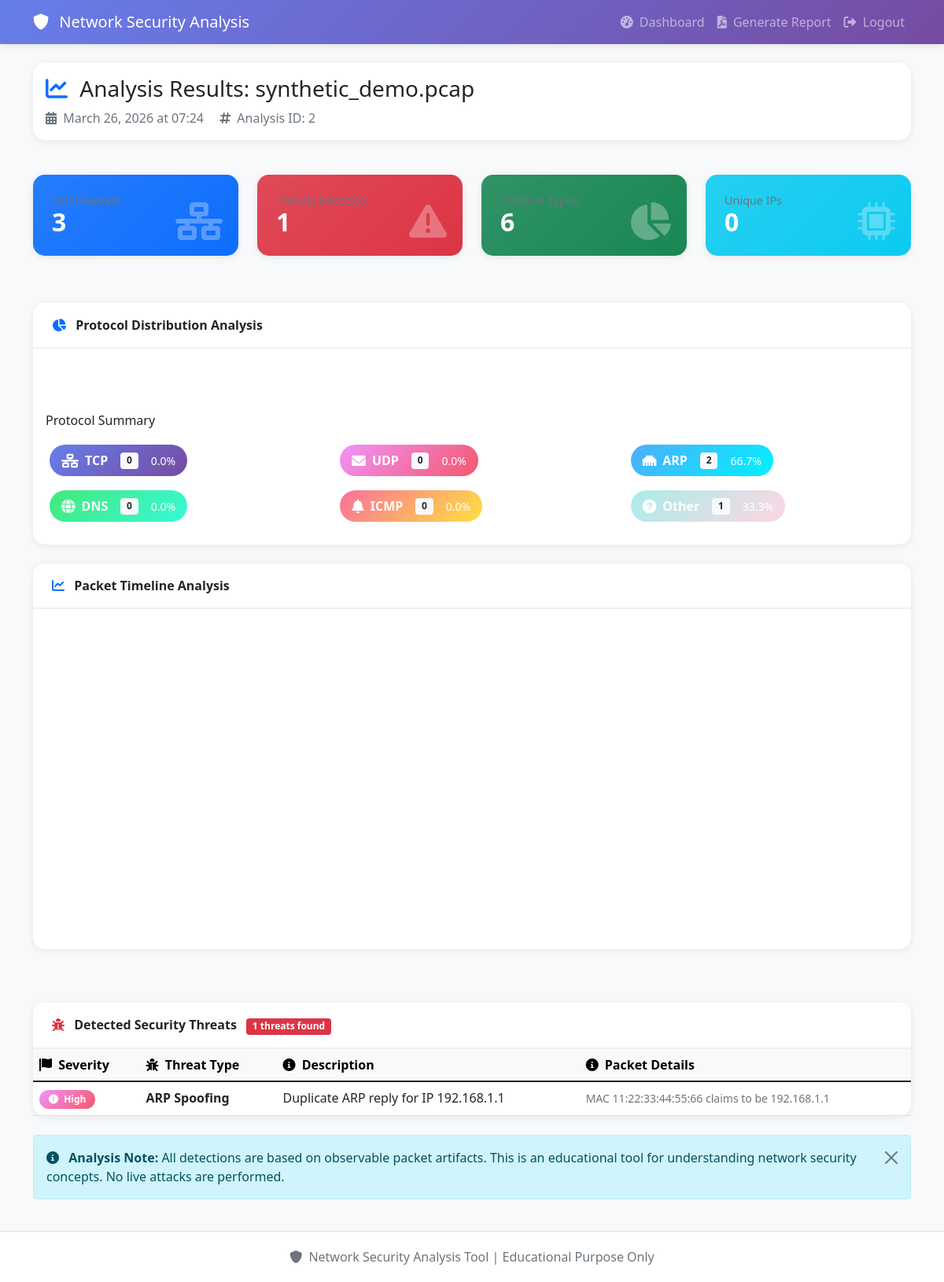
Screenshot of /analyze/2 (signed in) with the database file from the repository.
### app.py (models this page shows)
class Analysis(db.Model):
    id = db.Column(db.Integer, primary_key=True)
    filename = db.Column(db.String(200), nullable=False)
    file_hash = db.Column(db.String(64))
    upload_time = db.Column(db.DateTime, default=datetime.utcnow)
    user_id = db.Column(db.Integer, db.ForeignKey('user.id'), nullable=False)
    threats_detected = db.Column(db.Integer, default=0)
    analysis_results = db.Column(db.Text)
    packet_count = db.Column(db.Integer, default=0)
    protocol_stats = db.Column(db.Text, default='{}')

class ThreatDetection(db.Model):
    id = db.Column(db.Integer, primary_key=True)
    analysis_id = db.Column(db.Integer, db.ForeignKey('analysis.id'), nullable=False)
    threat_type = db.Column(db.String(100))
    severity = db.Column(db.String(20))
    description = db.Column(db.Text)
    packet_info = db.Column(db.Text)
    timestamp = db.Column(db.DateTime, default=datetime.utcnow)

### app.py (the view)
@app.route('/analyze/<int:analysis_id>')
@login_required
def analyze(analysis_id):
    analysis = Analysis.query.get_or_404(analysis_id)
    if analysis.user_id != current_user.id:
        flash('Access denied', 'error')
        return redirect(url_for('dashboard'))
    stats = {}
    if analysis.protocol_stats:
        try:
            stats = json.loads(analysis.protocol_stats)
        except json.JSONDecodeError:
            stats = {}
    threats = ThreatDetection.query.filter_by(analysis_id=analysis_id).all()
    visualizations = create_advanced_visualizations(stats)
    protocol_stats = stats.get('protocols', {'TCP': 0, 'UDP': 0, 'ARP': 0, 'DNS': 0, 'ICMP': 0, 'Other': 0})
    return render_template('analyze.html',
                         analysis=analysis,
                         stats=stats,
                         protocol_stats=protocol_stats,
                         threats=threats,
                         visualizations=visualizations,
                         packet_count=analysis.packet_count)

### app.py (called while the page is built)
@login_manager.user_loader
def load_user(user_id):
    return User.query.get(int(user_id))

### templates/analyze.html (shortened to what this page needs)
<!DOCTYPE html>
<html lang="en">
<head>
    <link href="https://cdn.jsdelivr.net/npm/bootstrap@5.1.3/dist/css/bootstrap.min.css" rel="stylesheet">
    <link rel="stylesheet" href="https://cdnjs.cloudflare.com/ajax/libs/font-awesome/6.0.0/css/all.min.css">
</head>
<body>
    <nav class="navbar navbar-expand-lg navbar-dark">
        <div class="container">
            <a class="navbar-brand" href="{{ url_for('dashboard') }}">
                <i class="fas fa-shield-alt me-2"></i> Network Security Analysis
            </a>
            <div class="navbar-nav ms-auto">
                <a class="nav-link" href="{{ url_for('dashboard') }}">
                    <i class="fas fa-tachometer-alt me-1"></i> Dashboard
                </a>
                <a class="nav-link" href="{{ url_for('generate_report', analysis_id=analysis.id) }}">
                    <i class="fas fa-file-pdf me-1"></i> Generate Report
                </a>
                <a class="nav-link" href="{{ url_for('logout') }}">
                    <i class="fas fa-sign-out-alt me-1"></i> Logout
                </a>
            </div>
        </div>
    </nav>
    <div class="container mt-4">
        <div class="row mb-4">
            <div class="col-12">
                <div class="card">
                    <div class="card-body">
                        <h3 class="mb-2">
                            <i class="fas fa-chart-line text-primary me-2"></i>
                            Analysis Results: {{ analysis.filename }}
                        </h3>
                        <p class="text-muted mb-0">
                            <i class="fas fa-calendar-alt me-1"></i> {{ analysis.upload_time.strftime('%B %d, %Y at %H:%M') }}
                            <i class="fas fa-hashtag ms-3 me-1"></i> Analysis ID: {{ analysis.id }}
                        </p>
                    </div>
                </div>
            </div>
        </div>
        <div class="row mb-4">
            <div class="col-md-3 mb-3">
                <div class="card stat-card bg-primary text-white">
                    <div class="card-body">
                        <i class="fas fa-network-wired stat-icon"></i>
                        <h6 class="stat-label">Total Packets</h6>
                        <h2 class="stat-value">{{ "{:,}".format(packet_count) }}</h2>
                    </div>
                </div>
            </div>
            <div class="col-md-3 mb-3">
                <div class="card stat-card bg-danger text-white">
                    <div class="card-body">
                        <i class="fas fa-exclamation-triangle stat-icon"></i>
                        <h6 class="stat-label">Threats Detected</h6>
                        <h2 class="stat-value">{{ threats|length }}</h2>
                    </div>
                </div>
            </div>
            <div class="col-md-3 mb-3">
                <div class="card stat-card bg-success text-white">
                    <div class="card-body">
                        <i class="fas fa-chart-pie stat-icon"></i>
                        <h6 class="stat-label">Protocol Types</h6>
                        <h2 class="stat-value">{{ protocol_stats|length }}</h2>
                    </div>
                </div>
            </div>
            <div class="col-md-3 mb-3">
                <div class="card stat-card bg-info text-white">
                    <div class="card-body">
                        <i class="fas fa-microchip stat-icon"></i>
                        <h6 class="stat-label">Unique IPs</h6>
                        <h2 class="stat-value">{{ stats.get('ip_stats', {})|length }}</h2>
                    </div>
                </div>
            </div>
        </div>
        <div class="card mb-4">
            <div class="card-header">
                <i class="fas fa-chart-pie me-2 text-primary"></i>
                Protocol Distribution Analysis
            </div>
            <div class="card-body">
                <div class="row">
                    <div class="col-md-6">
                        <div class="chart-container">
                        </div>
                    </div>
                    <div class="col-md-6">
                        <div class="chart-container">
                        </div>
                    </div>
                </div>
                <div class="mt-3">
                    <h6 class="mb-3">Protocol Summary</h6>
                    <div class="row">
                        {% for protocol, count in protocol_stats.items() %}
                        <div class="col-md-4 mb-2">
                            <div class="protocol-badge" style="background: {% if protocol == 'TCP' %}linear-gradient(135deg, #667eea 0%, #764ba2 100%){% elif protocol == 'UDP' %}linear-gradient(135deg, #f093fb 0%, #f5576c 100%){% elif protocol == 'ARP' %}linear-gradient(135deg, #4facfe 0%, #00f2fe 100%){% elif protocol == 'DNS' %}linear-gradient(135deg, #43e97b 0%, #38f9d7 100%){% elif protocol == 'ICMP' %}linear-gradient(135deg, #fa709a 0%, #fee140 100%){% else %}linear-gradient(135deg, #a8edea 0%, #fed6e3 100%){% endif %}; color: white;">
                                <i class="fas fa-{% if protocol == 'TCP' %}network-wired{% elif protocol == 'UDP' %}envelope{% elif protocol == 'ARP' %}ethernet{% elif protocol == 'DNS' %}globe{% elif protocol == 'ICMP' %}bell{% else %}question-circle{% endif %}"></i>
                                <strong>{{ protocol }}</strong>
                                <span class="badge bg-light text-dark ms-2">{{ "{:,}".format(count) }}</span>
                                <small class="ms-2">{{ "%.1f"|format(count / packet_count * 100 if packet_count > 0 else 0) }}%</small>
                            </div>
                        </div>
                        {% endfor %}
                    </div>
                </div>
            </div>
        </div>
        <div class="row mb-4">
            {% if visualizations.timeline %}
            <div class="col-md-12">
                <div class="card">
                    <div class="card-header">
                        <i class="fas fa-chart-line me-2 text-primary"></i>
                        Packet Timeline Analysis
                    </div>
                    <div class="card-body">
                        <div id="timeline-chart" style="height: 400px;"></div>
                    </div>
                </div>
            </div>
            {% endif %}
        </div>
        <div class="card mb-4">
            <div class="card-header">
                <i class="fas fa-bug me-2 text-danger"></i>
                Detected Security Threats
                {% if threats|length > 0 %}
                <span class="badge bg-danger ms-2">{{ threats|length }} threats found</span>
                {% endif %}
            </div>
            <div class="card-body p-0">
                <div class="table-responsive">
                    <table class="table table-hover mb-0">
                        <thead class="table-light">
                            <tr>
                                <th><i class="fas fa-flag me-1"></i> Severity</th>
                                <th><i class="fas fa-bug me-1"></i> Threat Type</th>
                                <th><i class="fas fa-info-circle me-1"></i> Description</th>
                                <th><i class="fas fa-info-circle me-1"></i> Packet Details</th>
                            </tr>
                        </thead>
                        <tbody>
                            {% for threat in threats %}
                            <tr>
                                <td>
                                    <span class="badge {% if threat.severity == 'High' %}badge-high{% elif threat.severity == 'Medium' %}badge-medium{% else %}badge-low{% endif %}">
                                        <i class="fas fa-{% if threat.severity == 'High' %}exclamation-circle{% elif threat.severity == 'Medium' %}warning{% else %}info-circle{% endif %} me-1"></i>
                                        {{ threat.severity }}
                                    </span>
                                </td>
                                <td><strong>{{ threat.threat_type }}</strong></td>
                                <td>{{ threat.description }}</td>
                                <td><small class="text-muted">{{ threat.packet_info }}</small></td>
                            </tr>
                            {% endfor %}
                        </tbody>
                    </table>
                </div>
            </div>
        </div>
        <div class="alert alert-info alert-dismissible fade show" role="alert">
            <i class="fas fa-info-circle me-2"></i>
            <strong>Analysis Note:</strong> All detections are based on observable packet artifacts. This is an educational tool for understanding network security concepts. No live attacks are performed.
            <button type="button" class="btn-close" data-bs-dismiss="alert" aria-label="Close"></button>
        </div>
    </div>
    <div class="footer text-center">
        <div class="container">
            <p class="mb-0 text-muted">
                <i class="fas fa-shield-alt me-1"></i> Network Security Analysis Tool | Educational Purpose Only
            </p>
        </div>
    </div>
</body>
</html>

### templates/analyze.html (style rules this page uses)
:root { --primary-gradient: linear-gradient(135deg, #667eea 0%, #764ba2 100%); --success-gradient: linear-gradient(135deg, #84fab0 0%, #8fd3f4 100%); --danger-gradient: linear-gradient(135deg, #f093fb 0%, #f5576c 100%); --warning-gradient: linear-gradient(135deg, #fa709a 0%, #fee140 100%); }
body { background: #f8f9fa; font-family: 'Segoe UI', Tahoma, Geneva, Verdana, sans-serif; }
.navbar { background: var(--primary-gradient) !important; box-shadow: 0 2px 10px rgba(0,0,0,0.1); }
.stat-card { border: none; border-radius: 15px; transition: transform 0.3s, box-shadow 0.3s; overflow: hidden; position: relative; }
.stat-card .card-body { padding: 1.5rem; position: relative; z-index: 1; }
.stat-card::before { content: ''; position: absolute; top: 0; left: 0; right: 0; bottom: 0; background: linear-gradient(135deg, rgba(255,255,255,0.1) 0%, rgba(255,255,255,0) 100%); pointer-events: none; }
.stat-icon { position: absolute; right: 20px; bottom: 20px; font-size: 3rem; opacity: 0.3; }
.card { border: none; border-radius: 15px; box-shadow: 0 2px 10px rgba(0,0,0,0.08); margin-bottom: 20px; }
.card-header { background: white; border-bottom: 2px solid #f0f0f0; padding: 1rem 1.5rem; border-radius: 15px 15px 0 0 !important; font-weight: 600; }
.badge-high { background: linear-gradient(135deg, #f093fb 0%, #f5576c 100%); padding: 6px 12px; border-radius: 20px; }
.protocol-badge { padding: 8px 15px; border-radius: 25px; font-weight: 500; margin: 5px; display: inline-flex; align-items: center; gap: 8px; }
.protocol-badge i { font-size: 1.1rem; }
.stat-value { font-size: 2rem; font-weight: bold; margin-bottom: 0; }
.stat-label { color: #6c757d; margin-bottom: 0; font-size: 0.9rem; }
.chart-container { background: white; border-radius: 15px; padding: 15px; margin-bottom: 20px; }
.footer { background: white; padding: 20px 0; margin-top: 40px; border-top: 1px solid #e0e0e0; }

### rows the page displays
Analysis: filename "synthetic_demo.pcap", upload_time "March 26, 2026 at 07:24", id "2"
ThreatDetection: severity "High", threat_type "ARP Spoofing", description "Duplicate ARP reply for IP 192.168.1.1", packet_info "MAC 11:22:33:44:55:66 claims to be 192.168.1.1"

### other values shown
{{ "{:,}".format(packet_count) }} "3"
{{ threats|length }} "1"
{{ protocol_stats|length }} "6"
{{ stats.get('ip_stats', {})|length }} "0"
{{ protocol }} "TCP" "UDP" "ARP" "DNS" "ICMP" "Other"
{{ "{:,}".format(count) }} "0" "0" "2" "0" "0" "1"
{{ "%.1f"|format(count / packet_count * 100 if packet_count > 0 else 0) }} "0.0" "0.0" "66.7" "0.0" "0.0" "33.3"
